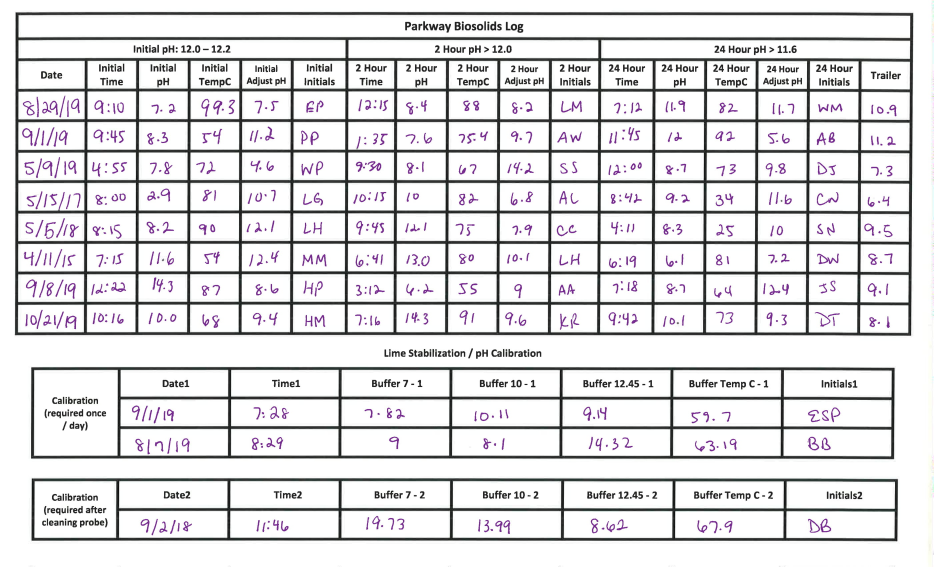
#> input picture template_matching/Sample_Sheets/Version 1.75/3262.jpg, 2800 x 1700 px, given in place of headercol1-0.jpg, which was not available (shown at 1/3 size); the run also reads 4 pictures not shown here
$ python template_matching.py
#> lines starting #> are read from the running program, lines starting #| are printed output that depends on the picture; after the words box and inside, x2 and y2 are one past the last pixel; in counts of white or black regions, pixels touching at a corner belong together; pictures that were not available may be replaced by others from this repository, and a replacement may not be noted
import cv2
import numpy as np
import imutils
from PIL import Image
from matplotlib import pyplot as plt
import timeit


# code taken from https://www.pyimagesearch.com/2015/01/26/multi-scale-template-matching-using-python-opencv/
# parameters are: form (the form to be read), columnToFind (individual column headers), and
# columnHead (the entire row of column headers)
def template_match(form, columnToFind, columnHead):
    # load the image image, convert it to grayscale, and detect edges
    template = cv2.imread(columnHead)
    template = cv2.cvtColor(template, cv2.COLOR_BGR2GRAY)
    template = cv2.Canny(template, 50, 200)
    (tH, tW) = template.shape[:2]
    #cv2.imshow("Header Template", template)

    # load the image, convert it to grayscale, and initialize the
    # bookkeeping variable to keep track of the matched region
    image = cv2.imread(form)
    gray = cv2.cvtColor(image, cv2.COLOR_BGR2GRAY)
    found = None

    # loop over the scales of the image
    for scale in np.linspace(0.2, 1.0, 20)[::-1]:
        # resize the image according to the scale, and keep track
        # of the ratio of the resizing
        resized = imutils.resize(gray, width=int(gray.shape[1] * scale))
        r = gray.shape[1] / float(resized.shape[1])

        # if the resized image is smaller than the template, then break
        # from the loop
        if resized.shape[0] < tH or resized.shape[1] < tW:
            break

        # detect edges in the resized, grayscale image and apply template
        # matching to find the template in the image
        edged = cv2.Canny(resized, 50, 200)
        result = cv2.matchTemplate(edged, template, cv2.TM_CCOEFF)
        (_, maxVal, _, maxLoc) = cv2.minMaxLoc(result)

        # if we have found a new maximum correlation value, then update
        # the bookkeeping variable
        if found is None or maxVal > found[0]:
            found = (maxVal, maxLoc, r)

    # unpack the bookkeeping variable and compute the (x, y) coordinates
    # of the bounding box based on the resized ratio
    (_, maxLoc, r) = found
    (startX, startY) = (int(maxLoc[0] * r), int(maxLoc[1] * r))
    (endX, endY) = (int((maxLoc[0] + tW) * r), int((maxLoc[1] + tH) * r))

    file_name, col_num = getFileName(columnToFind)
    # NOTE: should maybe turn getFileName into 2 functions, one to return
    # the filename and one to get # of columns
    size_change = endY - startY
    new_endy = endY + (size_change * (col_num+1))

    #print(startY, new_endy, startX, endX)
    roi = image[startY:new_endy, startX:endX]
    cv2.imwrite("chopped.jpg", roi)

    # finds the template inside the form
    template = cv2.imread(columnToFind)
    template = cv2.cvtColor(template, cv2.COLOR_BGR2GRAY)
    template = cv2.Canny(template, 50, 200)
    (tH, tW) = template.shape[:2]
    #cv2.imshow("Template", template)

    image = cv2.imread("chopped.jpg")
    gray = cv2.cvtColor(image, cv2.COLOR_BGR2GRAY)
    found = None

    # loop over the scales of the image
    for scale in np.linspace(0.2, 1.0, 20)[::-1]:
        # resize the image according to the scale, and keep track
        # of the ratio of the resizing
        resized = imutils.resize(gray, width=int(gray.shape[1] * scale))
        r = gray.shape[1] / float(resized.shape[1])

        # if the resized image is smaller than the template, then break
        # from the loop
        if resized.shape[0] < tH or resized.shape[1] < tW:
            break

        # detect edges in the resized, grayscale image and apply template
        # matching to find the template in the image
        edged = cv2.Canny(resized, 50, 200)
        result = cv2.matchTemplate(edged, template, cv2.TM_CCOEFF)
        (_, maxVal, _, maxLoc) = cv2.minMaxLoc(result)

        # if we have found a new maximum correlation value, then update
        # the bookkeeping variable
        if found is None or maxVal > found[0]:
            found = (maxVal, maxLoc, r)

    # unpack the bookkeeping variable and compute the (x, y) coordinates
    # of the bounding box based on the resized ratio
    (_, maxLoc, r) = found
    (startX, startY) = (int(maxLoc[0] * r), int(maxLoc[1] * r))
    (endX, endY) = (int((maxLoc[0] + tW) * r), int((maxLoc[1] + tH) * r))

    # draw a bounding box around the detected result and display the image
    """cv2.rectangle(image, (startX, startY), (endX, endY), (0, 0, 255), 2)
    img = cv2.resize(image, (960, 540))
    cv2.imshow("Image", img)
    cv2.waitKey(0)"""

    return startX, startY, endX, endY


# crops a box out
def crop(image_path, coords, saved_location):
    """
    @param image_path: The path to the image to edit
    @param coords: A tuple of x/y coordinates (x1, y1, x2, y2)
    @param saved_location: Path to save the cropped image
    """
    image_obj = Image.open(image_path)
    cropped_image = image_obj.crop(coords)
    cropped_image.save(saved_location)


# runs down the column of a template's coordinates and crops each box
def crop_function(form, x0, y0, x1, y1, template_name):
    save_file_name, col_num = getFileName(template_name)
    size_chg = y1 - y0
    # establish a counter for columns
    column = 1
    # create a baseline variable to reset the save_file_name variable
    save_name = save_file_name
    # add column number to end of save_file_name
    save_file_name += '{0}'.format(column)
    # add the file ending to end of save_file_name
    save_file_name += '.jpg'

    # crop out the first box from the form
    crop(form, (x0, (y0 + size_chg), x1, (y1 + size_chg)), save_file_name)

    # reset save_file_name
    save_file_name = save_name

    column += 1
    # create baseline variables for coordinate calculation
    newy0, newy1 = getCoords(y0, y1, size_chg)

    for col in range(col_num):
        newy0, newy1 = getCoords(newy0, newy1, size_chg)
        save_file_name += '{0}'.format(column)
        save_file_name += '.jpg'
        crop(form, (x0, newy0, x1, newy1), save_file_name)
        save_file_name = save_name
        column += 1


# receives coordinates of item to be cropped and returns the next row's y coordinates
def getCoords(y0, y1, size_chg):
    y0 = y1
    y1 += size_chg
    return y0, y1


# returns the name and number of columns of a particular template
def getFileName(template_name):
    if template_name == "BioSolDate.jpg":
        col_num = 7
        save_file_name = 'InitDate'
    if template_name == 'BioSolInitTime.jpg':
        col_num = 7
        save_file_name = 'InitTime'
    if template_name == 'BioSolInitpH.jpg':
        col_num = 7
        save_file_name = 'InitpH'
    if template_name == 'BioSolInitTempC.jpg':
        col_num = 7
        save_file_name = 'InitTempC'
    if template_name == 'BioSolInitAdjpH.jpg':
        col_num = 7
        save_file_name = 'InitAdjpH'
    if template_name == 'BioSolInitInitials.jpg':
        col_num = 7
        save_file_name = 'InitInitials'

    if template_name == 'BioSol2HrTime.jpg':
        col_num = 7
        save_file_name = '2HrTime'
    if template_name == 'BioSol2HrpH.jpg':
        col_num = 7
        save_file_name = '2HrpH'
    if template_name == 'BioSol2HrTempC.jpg':
        col_num = 7
        save_file_name = '2HrTempC'
    if template_name == 'BioSol2HrAdjpH.jpg':
        col_num = 7
        save_file_name = '2HrAdjpH'
    if template_name == 'BioSol2HrInitials.jpg':
        col_num = 7
        save_file_name = '2HrInitials'

    if template_name == 'BioSol24HrTime.jpg':
        col_num = 7
        save_file_name = '24HrTime'
    if template_name == 'BioSol24HrpH.jpg':
        col_num = 7
        save_file_name = '24HrpH'
    if template_name == 'BioSol24HrTempC.jpg':
        col_num = 7
        save_file_name = '24HrTempC'
    if template_name == 'BioSol24HrAdjpH.jpg':
        col_num = 7
        save_file_name = '24HrAdjpH'
    if template_name == 'BioSol24HrInitials.jpg':
        col_num = 7
        save_file_name = '24HrInitials'

    if template_name == 'BioSolInitTrailer.jpg':
        col_num = 7
        save_file_name = 'Trailer'

    if template_name == 'BioSolLimeBuffer7-1.jpg':
        col_num = 1
        save_file_name = 'LimeBuffer71'
    if template_name == 'BioSolLimeBuffer7-2.jpg':
        col_num = 0
        save_file_name = 'LimeBuffer72'
    if template_name == 'BioSolLimeBuffer10-1.jpg':
        col_num = 1
        save_file_name = 'LimeBuffer101'
    if template_name == 'BioSolLimeBuffer10-2.jpg':
        col_num = 0
        save_file_name = 'LimeBuffer102'
    if template_name == 'BioSolLimeBuffer1245-1.jpg':
        col_num = 1
        save_file_name = 'LimeBuffer12451'
    if template_name == 'BioSolLimeBuffer1245-2.jpg':
        col_num = 0
        save_file_name = 'LimeBuffer12452'
    if template_name == 'BioSolLimeBufferTempC-1.jpg':
        col_num = 1
        save_file_name = 'LimeTempC1'
    if template_name == 'BioSolLimeBufferTempC-2.jpg':
        col_num = 0
        save_file_name = 'LimeTempC2'
    if template_name == 'BioSolLimeDate1.jpg':
        col_num = 1
        save_file_name = 'LimeDate1'
    if template_name == 'BioSolLimeDate2.jpg':
        col_num = 0
        save_file_name = 'LimeDate2'
    if template_name == 'BioSolLimeInitials1.jpg':
        col_num = 1
        save_file_name = 'LimeInitials1'
    if template_name == 'BioSolLimeInitials2.jpg':
        col_num = 0
        save_file_name = 'LimeInitials2'
    if template_name == 'BioSolLimeTime1.jpg':
        col_num = 1
        save_file_name = 'LimeTime1'
    if template_name == 'BioSolLimeTime2.jpg':
        col_num = 0
        save_file_name = 'LimeTime2'

    return save_file_name, col_num


# if user chooses the Parkway Biosolids Log, this .py file will be called to begin.
# In the end, each form will have their own.py file

# this is hardcoded in for now, but in the real program, 'form' is a global variable
form = '3263.jpg'

x0, y0, x1, y1 = template_match(form, 'BioSolDate.jpg', 'headercol1-0.jpg')
#> in template_match, template is the input picture: shape (1700, 2800, 3); mean B, G, R 222.8, 220.9, 222
#> in template_match, `template = cv2.Canny(template, 50, 200)`: template: shape (1700, 2800); 4.8% white in thin lines or dots, all inside (x1, y1, x2, y2) = (44, 36, 2740, 1624)
#> the loop in template_match, `for scale in np.linspace(0.2, 1.0, 20)[::-1]:` made 2 passes
#> found on pass 1: (1.59e+09, (0, 0), 1)
#> pass 1, in template_match, `edged = cv2.Canny(resized, 50, 200)`:
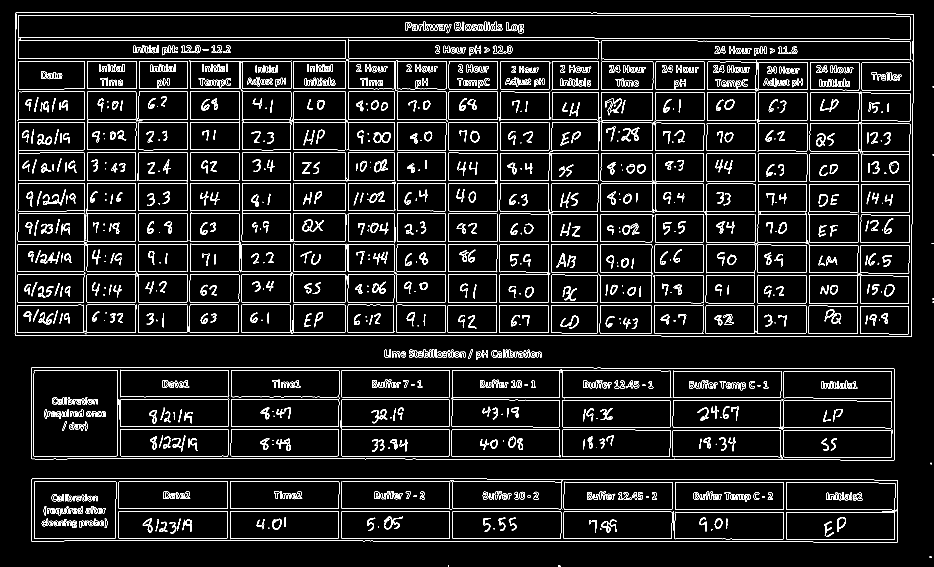
#> edged: shape (1700, 2800) (shown at 1/3 size); 4.8% white in thin lines or dots
#> in template_match, `(_, maxLoc, r) = found`: r = 1
#> in template_match, `(startX, startY) = (int(maxLoc[0] * r), int(maxLoc[1] * r))`: startX = 0
#> in template_match, `(endX, endY) = (int((maxLoc[0] + tW) * r), int((maxLoc[1] + tH) * r))`: endX = 2800; endY = 1700
#> in template_match, `new_endy = endY + (size_change * (col_num+1))`: new_endy = 15300
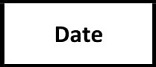
#> input picture template_matching/Sample_Sheets/Version 1.75/BioSolDate.jpg, 156 x 67 px
#> in template_match, template is the input picture: shape (67, 156, 3); min 0, max 255, mean 211
#> in template_match, `template = cv2.Canny(template, 50, 200)`: template: shape (67, 156); 6.4% white in thin lines or dots
#> the loop in template_match, `for scale in np.linspace(0.2, 1.0, 20)[::-1]:` made 20 passes
#> (maxVal, found) on passes 1, 2, 7: (18088598, (18088598, (316, 1373), 1)), (20910872, (20910872, (329, 104), 1.04)), (30199022, (30199022, (309, 826), 1.34))
#> (maxVal, maxLoc) on passes 3, 4, 5, 6, 8, 9: (17463776, (1075, 39)), (17635112, (892, 1199)), (17753238, (1489, 91)), (20399410, (1060, 26)), (15672643, (68, 1074)), (21989968, (425, 597))
#> after the loop in template_match, `for scale in np.linspace(0.2, 1.0, 20)[::-1]:`: edged: shape (340, 560); 20.4% white in thin lines or dots
#> after the loop in template_match, `for scale in np.linspace(0.2, 1.0, 20)[::-1]:`:
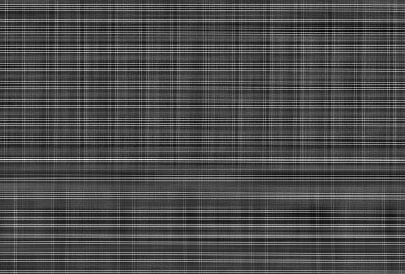
#> result: shape (274, 405) float32; min -7540435.5, max 17939980, mean -16704; drawn with min black and max white
#> in template_match, `(_, maxLoc, r) = found`: maxLoc = (309, 826); r = 1.34
#> in template_match, `(startX, startY) = (int(maxLoc[0] * r), int(maxLoc[1] * r))`: startX = 413; startY = 1105
#> in template_match, `(endX, endY) = (int((maxLoc[0] + tW) * r), int((maxLoc[1] + tH) * r))`: endX = 622; endY = 1195
#> x0 = 413; y0 = 1105; x1 = 622; y1 = 1195
crop_function("chopped.jpg", x0, y0, x1, y1, "BioSolDate.jpg")
#> in crop_function, `size_chg = y1 - y0`: size_chg = 90
#> in getCoords, `y0 = y1`: y0 = 1195
#> in getCoords, `y1 += size_chg`: y1 = 1285
#> in crop_function, `newy0, newy1 = getCoords(y0, y1, size_chg)`: newy0 = 1195; newy1 = 1285
#> in crop_function, `newy0, newy1 = getCoords(newy0, newy1, size_chg)`: newy1 = 1375
x0, y0, x1, y1 = template_match(form, 'BioSolInitTime.jpg', 'headercol1.jpg')
#> call 2 of template_match, with form = '3263.jpg', columnToFind = 'BioSolInitTime.jpg', columnHead = 'headercol1.jpg'
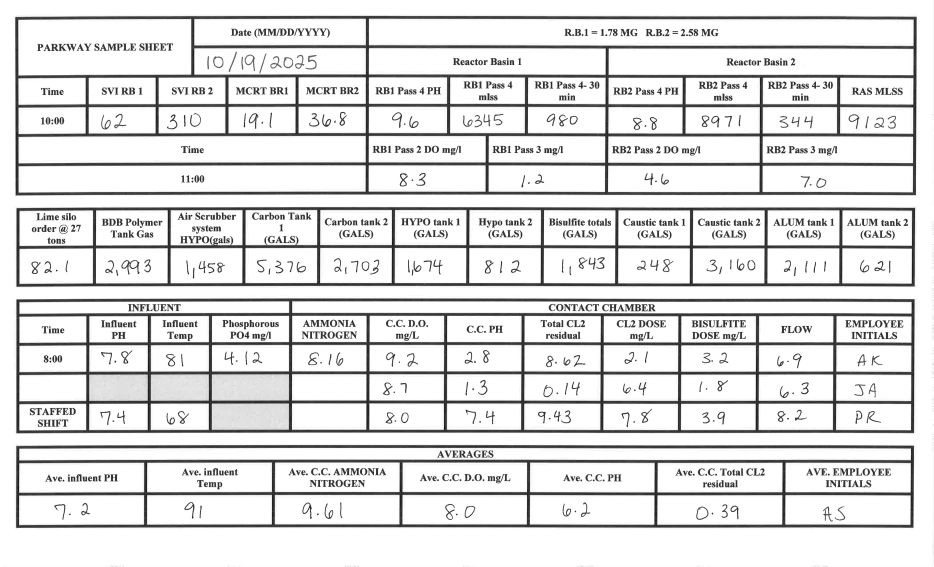
#> input picture template_matching/Sample_Sheets/Version 1.75/4000.jpg, 2800 x 1700 px, given in place of headercol1.jpg, which was not available (shown at 1/3 size)
#> in template_match, template is the input picture: shape (1700, 2800, 3); min 0, max 255, mean 223
#> in template_match (call 2), `template = cv2.Canny(template, 50, 200)`: template: shape (1700, 2800); 5% white in thin lines or dots
#> the loop in template_match (call 2), `for scale in np.linspace(0.2, 1.0, 20)[::-1]:` made 2 passes
#> (result, maxVal, found) on pass 1: ([136464752], 136464752, (136464752, (0, 0), 1))
#> in template_match (call 2), `(_, maxLoc, r) = found`: r = 1
#> in template_match (call 2), `(startX, startY) = (int(maxLoc[0] * r), int(maxLoc[1] * r))`: startX = 0
#> in template_match (call 2), `(endX, endY) = (int((maxLoc[0] + tW) * r), int((maxLoc[1] + tH) * r))`: endX = 2800; endY = 1700
#> in template_match (call 2), `template = cv2.Canny(template, 50, 200)`: template: shape (92, 155); 8.7% white in thin lines or dots
#> the loop in template_match (call 2), `for scale in np.linspace(0.2, 1.0, 20)[::-1]:` made 20 passes
#> (maxVal, found) on pass 1: (42339748, (42339748, (258, 179), 1))
#> (maxVal, maxLoc) on passes 2 to 7: (20002256, (1724, 171)), (21308406, (228, 158)), (19394414, (495, 148)), (17771614, (464, 141)), (17881872, (1028, 134)), (15668196, (741, 113))
#> in template_match (call 2), `(_, maxLoc, r) = found`: maxLoc = (258, 179); r = 1
#> in template_match (call 2), `(startX, startY) = (int(maxLoc[0] * r), int(maxLoc[1] * r))`: startX = 258; startY = 179
#> in template_match (call 2), `(endX, endY) = (int((maxLoc[0] + tW) * r), int((maxLoc[1] + tH) * r))`: endX = 413; endY = 271
#> x0 = 258; y0 = 179; x1 = 413; y1 = 271
crop_function("chopped.jpg", x0, y0, x1, y1, "BioSolInitTime.jpg")
x0, y0, x1, y1 = template_match(form, 'BioSolInitpH.jpg', 'headercol1.jpg')
#> call 3 of template_match, with form = '3263.jpg', columnToFind = 'BioSolInitpH.jpg', columnHead = 'headercol1.jpg'
#> the loop in template_match (call 3), `for scale in np.linspace(0.2, 1.0, 20)[::-1]:` made 2 passes
#> in template_match (call 3), `(_, maxLoc, r) = found`: r = 1
#> in template_match (call 3), `(startX, startY) = (int(maxLoc[0] * r), int(maxLoc[1] * r))`: startX = 0
#> in template_match (call 3), `(endX, endY) = (int((maxLoc[0] + tW) * r), int((maxLoc[1] + tH) * r))`: endX = 2800; endY = 1700
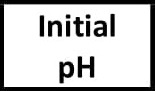
#> input picture template_matching/Sample_Sheets/Version 1.75/BioSolInitpH.jpg, 155 x 91 px
#> in template_match, template is the input picture: shape (91, 155, 3); min 0, max 255, mean 198.2
#> in template_match (call 3), `template = cv2.Canny(template, 50, 200)`: template: shape (91, 155); 7.8% white in thin lines or dots
#> the loop in template_match (call 3), `for scale in np.linspace(0.2, 1.0, 20)[::-1]:` made 20 passes
#> (maxVal, found) on pass 1: (41499080, (41499080, (413, 179), 1))
#> (maxVal, maxLoc) on passes 2 to 7: (20852498, (841, 171)), (18445414, (1085, 1392)), (17004278, (2101, 151)), (17749854, (318, 141)), (16985658, (197, 134)), (15784842, (972, 127))
#> after the loop in template_match (call 3), `for scale in np.linspace(0.2, 1.0, 20)[::-1]:`:
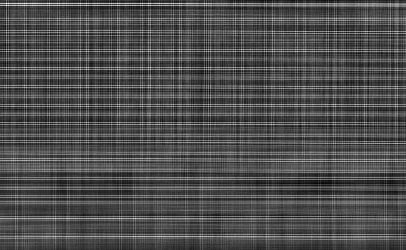
#> result: shape (250, 406) float32; min -8152777.5, max 18715096, mean 64265.7; drawn with min black and max white
#> in template_match (call 3), `(_, maxLoc, r) = found`: maxLoc = (413, 179); r = 1
#> in template_match (call 3), `(startX, startY) = (int(maxLoc[0] * r), int(maxLoc[1] * r))`: startX = 413; startY = 179
#> in template_match (call 3), `(endX, endY) = (int((maxLoc[0] + tW) * r), int((maxLoc[1] + tH) * r))`: endX = 568; endY = 270
#> x0 = 413; x1 = 568; y1 = 270
crop_function("chopped.jpg", x0, y0, x1, y1, "BioSolInitpH.jpg")
#> in crop (call 18), `cropped_image = image_obj.crop(coords)`:
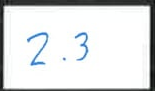
#> cropped_image: PIL image 155x91 RGB; mean R, G, B 220.4, 222.7, 223.4
x0, y0, x1, y1 = template_match(form, 'BioSolInitTempC.jpg', 'headercol1.jpg')
#> x0 = 567; y0 = 178; x1 = 723; y1 = 271
crop_function("chopped.jpg", x0, y0, x1, y1, "BioSolInitTempC.jpg")
x0, y0, x1, y1 = template_match(form, 'BioSolInitAdjpH.jpg', 'headercol1.jpg')
#> x0 = 724; x1 = 877; y1 = 270
crop_function("chopped.jpg", x0, y0, x1, y1, "BioSolInitAdjpH.jpg")
x0, y0, x1, y1 = template_match(form, 'BioSolInitInitials.jpg', 'headercol1.jpg')
#> x0 = 0; y0 = 0; x1 = 2800; y1 = 1700
crop_function("chopped.jpg", x0, y0, x1, y1, 'BioSolInitInitials.jpg')

#> (the run stopped early here; a loop or call above may not have finished)
